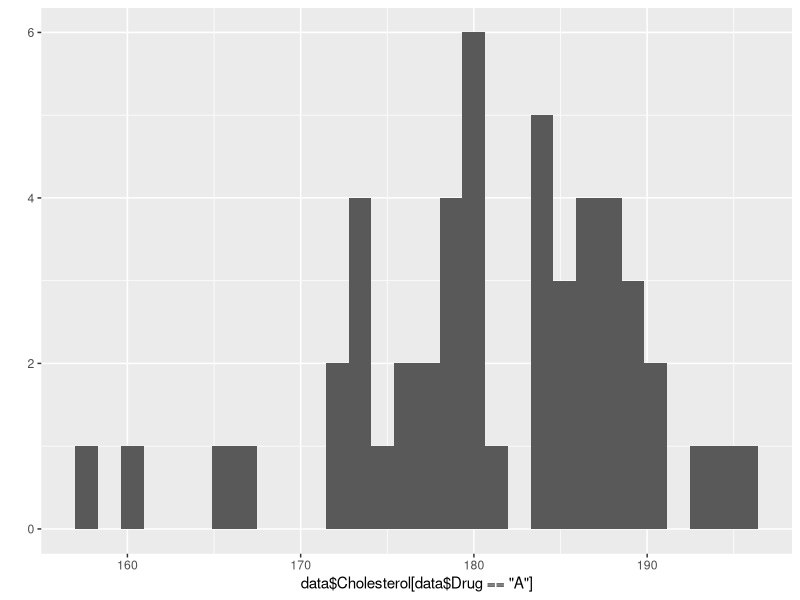
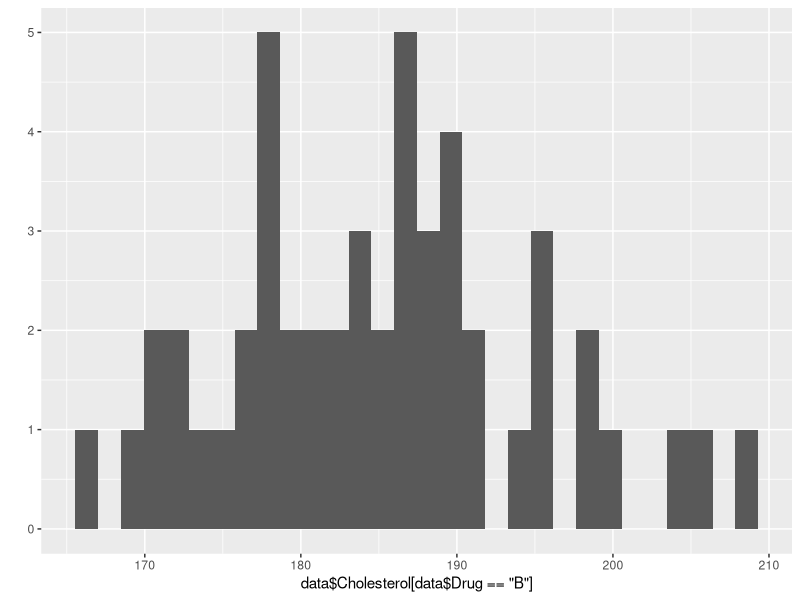
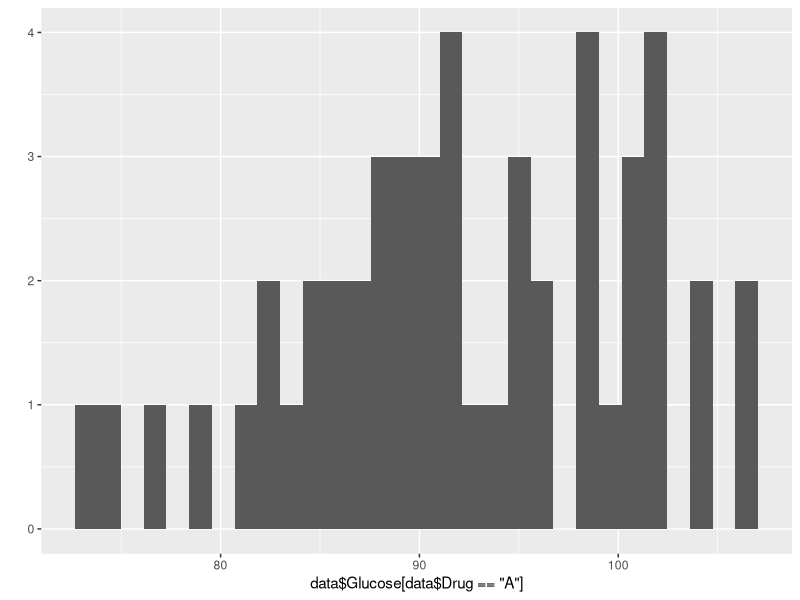
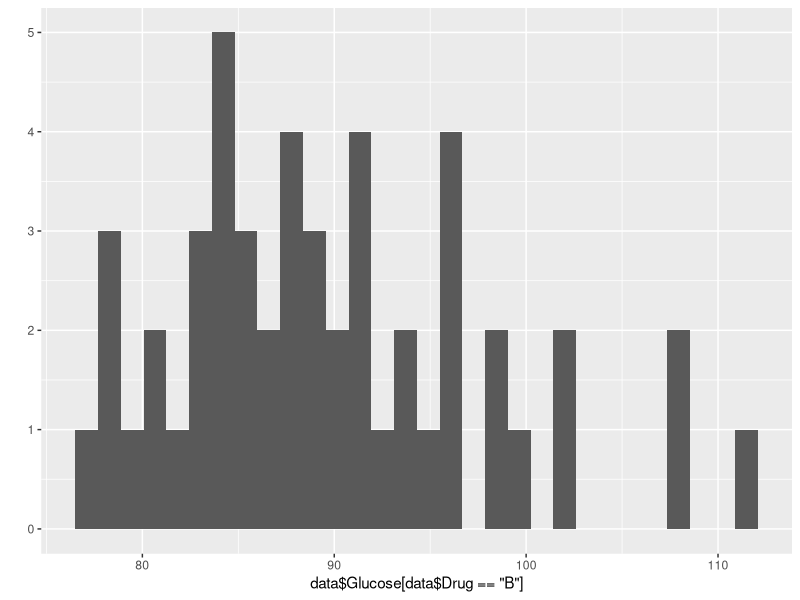

The R source for these figures, in order:
data = read.table(file="cholesterol.txt",header=TRUE)
data

#----------------------------------(a)------------------------------
t.test(data$Cholesterol,conf.level=0.99)
print("Confidence interval [180.6816,185.5204] at 99%")


#----------------------------------(b)-----------------------------
library(ggplot2)

qplot(data$Cholesterol[data$Drug=="A"],geom="histogram")
qplot(data$Cholesterol[data$Drug=="B"],geom="histogram")


t.test(data$Cholesterol[data$Drug=="A"],conf.level=0.95)
print("Confidence interval [178.6626,183.3694] at 95%")


t.test(data$Cholesterol[data$Drug=="B"],conf.level=0.95)
print("Confidence interval [182.4306,187.9414] at 95%")


#----------------------------------(c&d)------------------------------
t.test(data$Cholesterol[data$Drug=="A"],data$Cholesterol[data$Drug=="B"],conf.level=0.9)
print("Confidence interval for the mean difference [-7.164971,-1.175029] at 90%")

t.test(data$Cholesterol[data$Drug=="A"],data$Cholesterol[data$Drug=="B"],alternative = "less",p.value=0.05)
print("The Hypothesis that the cholesterol means are equals is false as the p_value=0,01144")


#-----------------------------------(e)--------------------------------
var.test(data$Glucose[data$Drug=="A"],data$Glucose[data$Drug=="B"],alternative = "two.sided",p.value=0.01)


print("The p_value=0,2731 is larger than 0,01 meaning that the Null hypothesis is true and the variance of Glucose
for the two drugs is the same, statistically speaking")



#------------------------------------(f)--------------------------------------
qplot(data$Glucose[data$Drug=="A"],geom="histogram")
qplot(data$Glucose[data$Drug=="B"],geom="histogram")

t.test(data$Glucose[data$Drug=="A"],conf.level=0.95)
print("The confidence interval for the Glucose for drug A is [89.768,94.467] at 95%")

t.test(data$Glucose[data$Drug=="B"],conf.level=0.95)
print("The confidence interval for the Glucose for drug B is [87.323,91.912] at 95%")

print("There is a noticeable increase for the drug A")


print("Lets hypothesise for the Glucose means to be equal")
t.test(data$Glucose[data$Drug=="A"],data$Glucose[data$Drug=="B"],alternative = "two.sided",var.equal = TRUE,p.value=0.95)

print("The mean Difference of Glucose of the is hight enought to be statistically significant at 5% of the times")


#------------------------------------(g)-----------------------------------------
length(which(data$Myalgia == "Yes"))

prop.test(7,100,conf.level=0.95)
print("The confidence interval for the percentage of people with Myalgia is [3.1% , 14.3%] at 95%.")


#------------------------------------(h)--------------------------------------------
prop.test(7,100, p = 0.05, alternative = "greater",conf.level=0.05)
print("The p_value=0.245 so we reject the Null Hypothesis for a=0.05. Meaning that the percentage of volunteers with Myalgia is statisticaly greater than 5%")


#------------------------------------(i)------------------------------------------
myalgiaBalance = as.table(rbind(c(44,6),c(49,1)))
chisq.test(myalgiaBalance)
print("p_value > 0.05 the Null hypothesis is accepted, meaning Myalgia symptoms are idependent to the tested drug")


print("Though if for example the only volunteer with Myalgia tested with the Drug B be was absent...")
myalgiaBalance2 = as.table(rbind(c(44,6),c(49,0)))
chisq.test(myalgiaBalance2)


print("Then the Myalgia patients and the drug testing will no longer be independent. The same would be true if 2 more of the volunteers for drug A had symptoms")
myalgiaBalance3 = as.table(rbind(c(42,8),c(49,1)))
chisq.test(myalgiaBalance3)

#------------------------------------(j)------------------------------------------
symptoms = data$Glucose[data$Myalgia=="Yes"]
noSymptoms = data$Glucose[data$Myalgia=="No"]

var.test(symptoms,noSymptoms,conf.level=0.95)
print("Barely we can say that they share the same variance")


t.test(symptoms,noSymptoms,var.equal = TRUE,conf.level=0.95)
print("The 95% confidence interval for the mean differece for Glucose between Myalgia patients and healthy volunteers is [-10.326 , 2.438]")